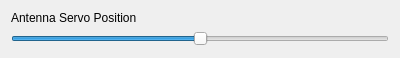
<?xml version="1.0" encoding="UTF-8"?>
<ui version="4.0">
 <class>AntennaControl</class>
 <widget class="QWidget" name="AntennaControl">
  <property name="geometry">
   <rect>
    <x>0</x>
    <y>0</y>
    <width>400</width>
    <height>58</height>
   </rect>
  </property>
  <property name="windowTitle">
   <string>Antenna Control</string>
  </property>
  <layout class="QGridLayout" name="gridLayout">
   <item row="0" column="0">
    <layout class="QVBoxLayout" name="verticalLayout_2">
     <item>
      <widget class="QLabel" name="label">
       <property name="sizePolicy">
        <sizepolicy hsizetype="Preferred" vsizetype="Fixed">
         <horstretch>0</horstretch>
         <verstretch>0</verstretch>
        </sizepolicy>
       </property>
       <property name="text">
        <string>Antenna Servo Position</string>
       </property>
      </widget>
     </item>
     <item>
      <widget class="QSlider" name="horizontalSlider">
       <property name="maximum">
        <number>100</number>
       </property>
       <property name="value">
        <number>50</number>
       </property>
       <property name="orientation">
        <enum>Qt::Horizontal</enum>
       </property>
      </widget>
     </item>
    </layout>
   </item>
  </layout>
 </widget>
 <resources/>
 <connections/>
</ui>
